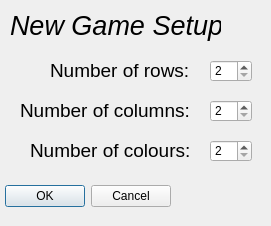
<?xml version="1.0" encoding="UTF-8"?>
<ui version="4.0">
 <class>NewGameDialog</class>
 <widget class="QDialog" name="NewGameDialog">
  <property name="geometry">
   <rect>
    <x>0</x>
    <y>0</y>
    <width>271</width>
    <height>226</height>
   </rect>
  </property>
  <property name="windowTitle">
   <string>Game Settings</string>
  </property>
  <widget class="QDialogButtonBox" name="buttonBox">
   <property name="geometry">
    <rect>
     <x>-170</x>
     <y>180</y>
     <width>341</width>
     <height>32</height>
    </rect>
   </property>
   <property name="orientation">
    <enum>Qt::Horizontal</enum>
   </property>
   <property name="standardButtons">
    <set>QDialogButtonBox::Cancel|QDialogButtonBox::Ok</set>
   </property>
  </widget>
  <widget class="QLabel" name="label">
   <property name="geometry">
    <rect>
     <x>10</x>
     <y>10</y>
     <width>211</width>
     <height>31</height>
    </rect>
   </property>
   <property name="font">
    <font>
     <pointsize>20</pointsize>
     <italic>true</italic>
    </font>
   </property>
   <property name="text">
    <string>New Game Setup</string>
   </property>
  </widget>
  <widget class="QLabel" name="label_2">
   <property name="geometry">
    <rect>
     <x>50</x>
     <y>60</y>
     <width>151</width>
     <height>21</height>
    </rect>
   </property>
   <property name="font">
    <font>
     <pointsize>14</pointsize>
    </font>
   </property>
   <property name="text">
    <string>Number of rows:</string>
   </property>
  </widget>
  <widget class="QLabel" name="label_3">
   <property name="geometry">
    <rect>
     <x>20</x>
     <y>100</y>
     <width>181</width>
     <height>21</height>
    </rect>
   </property>
   <property name="font">
    <font>
     <pointsize>14</pointsize>
    </font>
   </property>
   <property name="text">
    <string>Number of columns:</string>
   </property>
  </widget>
  <widget class="QLabel" name="label_4">
   <property name="geometry">
    <rect>
     <x>30</x>
     <y>140</y>
     <width>161</width>
     <height>21</height>
    </rect>
   </property>
   <property name="font">
    <font>
     <pointsize>14</pointsize>
    </font>
   </property>
   <property name="text">
    <string>Number of colours:</string>
   </property>
  </widget>
  <widget class="QSpinBox" name="rowInp">
   <property name="geometry">
    <rect>
     <x>210</x>
     <y>60</y>
     <width>42</width>
     <height>22</height>
    </rect>
   </property>
   <property name="minimum">
    <number>2</number>
   </property>
  </widget>
  <widget class="QSpinBox" name="colInp">
   <property name="geometry">
    <rect>
     <x>210</x>
     <y>100</y>
     <width>42</width>
     <height>22</height>
    </rect>
   </property>
   <property name="minimum">
    <number>2</number>
   </property>
  </widget>
  <widget class="QSpinBox" name="colourInp">
   <property name="geometry">
    <rect>
     <x>210</x>
     <y>140</y>
     <width>42</width>
     <height>22</height>
    </rect>
   </property>
   <property name="minimum">
    <number>2</number>
   </property>
  </widget>
 </widget>
 <resources/>
 <connections>
  <connection>
   <sender>buttonBox</sender>
   <signal>accepted()</signal>
   <receiver>NewGameDialog</receiver>
   <slot>accept()</slot>
   <hints>
    <hint type="sourcelabel">
     <x>248</x>
     <y>254</y>
    </hint>
    <hint type="destinationlabel">
     <x>157</x>
     <y>274</y>
    </hint>
   </hints>
  </connection>
  <connection>
   <sender>buttonBox</sender>
   <signal>rejected()</signal>
   <receiver>NewGameDialog</receiver>
   <slot>reject()</slot>
   <hints>
    <hint type="sourcelabel">
     <x>316</x>
     <y>260</y>
    </hint>
    <hint type="destinationlabel">
     <x>286</x>
     <y>274</y>
    </hint>
   </hints>
  </connection>
 </connections>
</ui>
